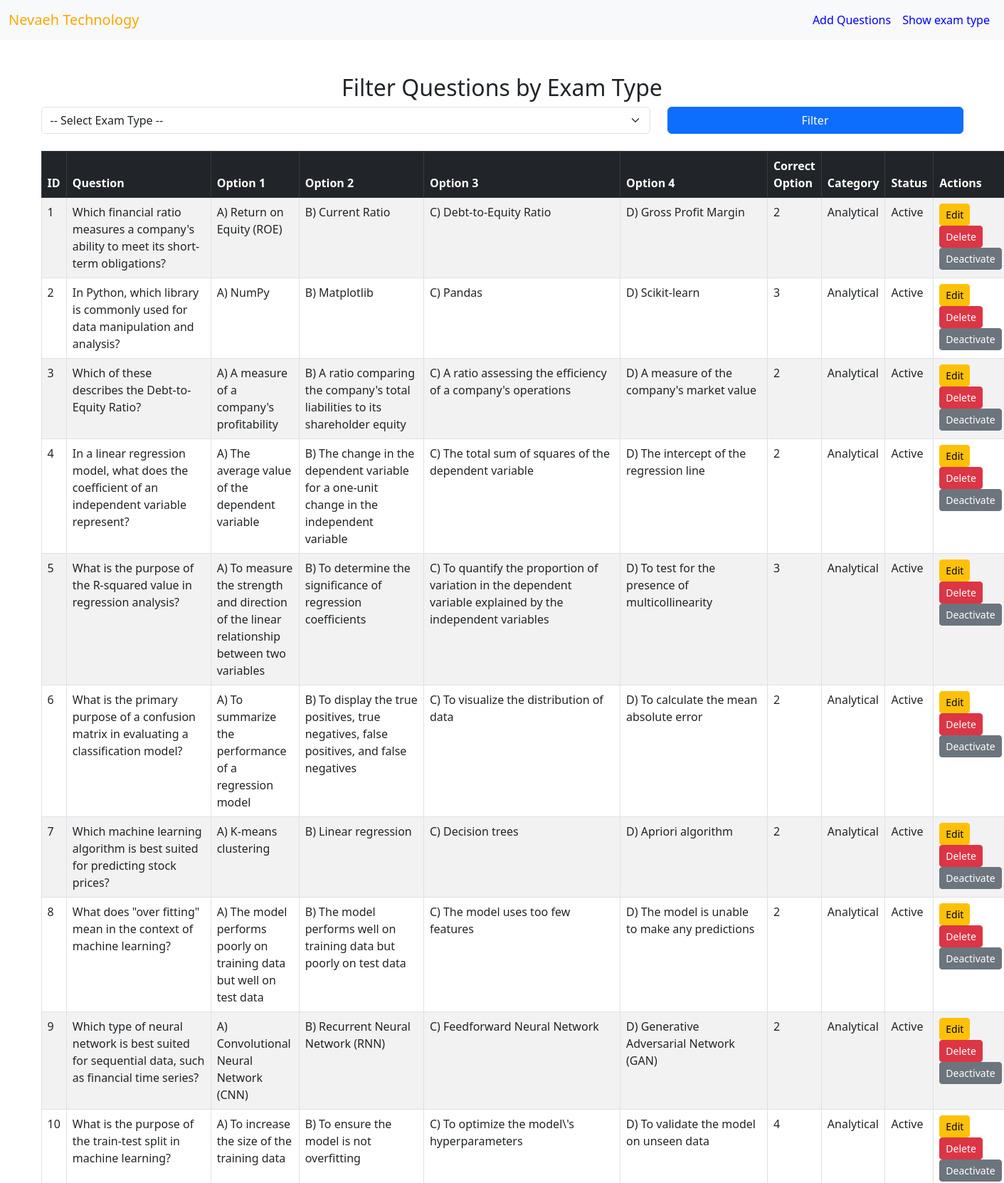
The page /Show_question.php (upper part) on the database its author committed.
### tables this page shows
CREATE TABLE `questions` (
  `id` int(11) NOT NULL,
  `exam_type` text DEFAULT NULL,
  `question` text DEFAULT NULL,
  `option1` varchar(255) DEFAULT NULL,
  `option2` varchar(255) DEFAULT NULL,
  `option3` varchar(255) DEFAULT NULL,
  `option4` varchar(255) DEFAULT NULL,
  `correct_option` int(11) DEFAULT NULL,
  `level` int(2) NOT NULL,
  `status` int(6) NOT NULL DEFAULT 1
);

### Show_question.php (the view, shortened to what this page needs)
<?php
include 'conn.php';
$query = "SELECT * FROM questions";
$questions = $conn->query($query);
?>
<!DOCTYPE html>
<html>
<head>
    <link rel="stylesheet" href="https://cdnjs.cloudflare.com/ajax/libs/bootstrap/5.3.0/css/bootstrap.min.css">
</head>
<body>
<nav class="navbar navbar-expand-lg navbar-light bg-light">
    <div class="container-fluid">
        <a class="navbar-brand" style="color: orange;" href="#">Nevaeh Technology</a>
        <div class="collapse navbar-collapse" id="navbarNav">
            <ul class="navbar-nav ms-auto">
                <li class="nav-item">
                    <a class="nav-link" style="color: blue;" href="add_question.php">Add Questions</a>
                </li>
                <li class="nav-item">
                    <a class="nav-link" style="color: blue;" href="show_exam_type.php">Show exam type</a>
                </li>
            </ul>
        </div>
    </div>
</nav>
<div class="container mt-5">
    <h2 class="text-center">Filter Questions by Exam Type</h2>
    <form method="GET" class="mb-4">
        <div class="row">
            <div class="col-md-8">
                <select name="exam_type" class="form-select" onchange="this.form.submit()">
                    <option value="">-- Select Exam Type --</option>
                </select>
            </div>
            <div class="col-md-4">
                <button type="submit" class="btn btn-primary w-100">Filter</button>
            </div>
        </div>
    </form>
    <table class="table table-bordered table-striped">
        <thead class="table-dark">
            <tr>
                <th>ID</th>
                <th>Question</th>
                <th>Option 1</th>
                <th>Option 2</th>
                <th>Option 3</th>
                <th>Option 4</th>
                <th>Correct Option</th>
                <th>Category</th>
                <th>Status</th>
                <th>Actions</th>
            </tr>
        </thead>
        <tbody>
            <?php
            if ($questions->num_rows > 0) {
                while ($row = $questions->fetch_assoc()) { ?>
                    <tr>
                        <td><?php echo $row['id']; ?></td>
                        <td><?php echo htmlspecialchars($row['question']); ?></td>
                        <td><?php echo htmlspecialchars($row['option1']); ?></td>
                        <td><?php echo htmlspecialchars($row['option2']); ?></td>
                        <td><?php echo htmlspecialchars($row['option3']); ?></td>
                        <td><?php echo htmlspecialchars($row['option4']); ?></td>
                        <td><?php echo htmlspecialchars($row['correct_option']); ?></td>
                        <td><?php echo htmlspecialchars($row['exam_type']); ?></td>
                        <td><?php echo $row['status'] == 1 ? 'Active' : 'Inactive'; ?></td>
                        <td>
                            <a href="edit_question.php?id=<?php echo $row['id']; ?>" class="btn btn-warning btn-sm">Edit</a>
                            <a href="?delete_id=<?php echo $row['id']; ?>" class="btn btn-danger btn-sm" onclick="return confirm('Are you sure?')">Delete</a>
                            <a href="?toggle_id=<?php echo $row['id']; ?>" class="btn btn-secondary btn-sm">
                                <?php echo $row['status'] == 1 ? 'Deactivate' : 'Activate'; ?>
                            </a>
                        </td>
                    </tr>
                <?php }
            } else { ?>
                <tr>
                    <td colspan="10" class="text-center">No questions found for the selected exam type</td>
                </tr>
            <?php } ?>
        </tbody>
    </table>
</div>
</body>
</html>

### rows shown on the page
questions: id "1", question "Which financial ratio measures a company's ability to meet its short-term obligations?", option1 "A) Return on Equity (ROE)", option2 "B) Current Ratio", option3 "C) Debt-to-Equity Ratio", option4 "D) Gross Profit Margin", correct_option "2", exam_type "Analytical", status "Active"
questions: id "2", question "In Python, which library is commonly used for data manipulation and analysis?", option1 "A) NumPy", option2 "B) Matplotlib", option3 "C) Pandas", option4 "D) Scikit-learn", correct_option "3", exam_type "Analytical", status "Active"
questions: id "3", question "Which of these describes the Debt-to-Equity Ratio?", option1 "A) A measure of a company's profitability", option2 "B) A ratio comparing the company's total liabilities to its shareholder equity", option3 "C) A ratio assessing the efficiency of a company's operations", option4 "D) A measure of the company's market value", correct_option "2", exam_type "Analytical", status "Active"
questions: id "4", question "In a linear regression model, what does the coefficient of an independent variable represent?", option1 "A) The average value of the dependent variable", option2 "B) The change in the dependent variable for a one-unit change in the independent variable", option3 "C) The total sum of squares of the dependent variable", option4 "D) The intercept of the regression line", correct_option "2", exam_type "Analytical", status "Active"
questions: id "5", question "What is the purpose of the R-squared value in regression analysis?", option1 "A) To measure the strength and direction of the linear relationship between two variables", option2 "B) To determine the significance of regression coefficients", option3 "C) To quantify the proportion of variation in the dependent variable explained by the independent variables", option4 "D) To test for the presence of multicollinearity", correct_option "3", exam_type "Analytical", status "Active"
questions: id "6", question "What is the primary purpose of a confusion matrix in evaluating a classification model?", option1 "A) To summarize the performance of a regression model", option2 "B) To display the true positives, true negatives, false positives, and false negatives", option3 "C) To visualize the distribution of data", option4 "D) To calculate the mean absolute error", correct_option "2", exam_type "Analytical", status "Active"
questions: id "7", question "Which machine learning algorithm is best suited for predicting stock prices?", option1 "A) K-means clustering", option2 "B) Linear regression", option3 "C) Decision trees", option4 "D) Apriori algorithm", correct_option "2", exam_type "Analytical", status "Active"
questions: id "8", question "What does \"over fitting\" mean in the context of machine learning?", option1 "A) The model performs poorly on training data but well on test data", option2 "B) The model performs well on training data but poorly on test data", option3 "C) The model uses too few features", option4 "D) The model is unable to make any predictions", correct_option "2", exam_type "Analytical", status "Active"
questions: id "9", question "Which type of neural network is best suited for sequential data, such as financial time series?", option1 "A) Convolutional Neural Network (CNN)", option2 "B) Recurrent Neural Network (RNN)", option3 "C) Feedforward Neural Network", option4 "D) Generative Adversarial Network (GAN)", correct_option "2", exam_type "Analytical", status "Active"
questions: id "10", question "What is the purpose of the train-test split in machine learning?", option1 "A) To increase the size of the training data", option2 "B) To ensure the model is not overfitting", option3 "C) To optimize the model\\'s hyperparameters", option4 "D) To validate the model on unseen data", correct_option "4", exam_type "Analytical", status "Active"
